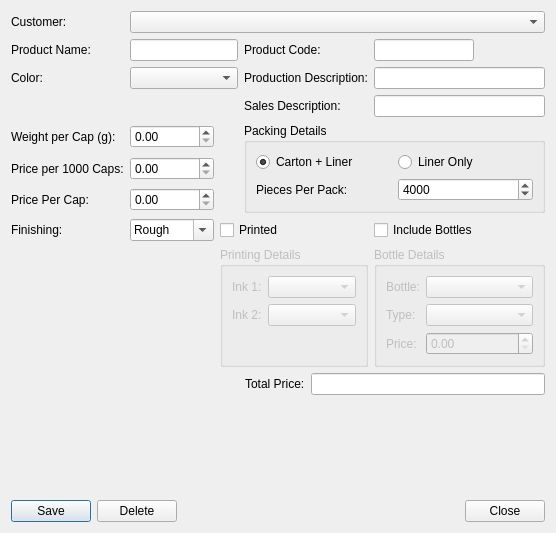
<?xml version="1.0" encoding="UTF-8"?>
<ui version="4.0">
 <class>ProductEditor</class>
 <widget class="QDialog" name="ProductEditor">
  <property name="geometry">
   <rect>
    <x>0</x>
    <y>0</y>
    <width>556</width>
    <height>533</height>
   </rect>
  </property>
  <property name="windowTitle">
   <string>Product Details</string>
  </property>
  <layout class="QVBoxLayout" name="verticalLayout">
   <item>
    <layout class="QGridLayout" name="gridLayout">
     <item row="7" column="2" colspan="2">
      <widget class="QCheckBox" name="chkPrinted">
       <property name="text">
        <string>Printed</string>
       </property>
      </widget>
     </item>
     <item row="8" column="2" colspan="2">
      <widget class="QGroupBox" name="groupBox_2">
       <property name="enabled">
        <bool>false</bool>
       </property>
       <property name="sizePolicy">
        <sizepolicy hsizetype="Preferred" vsizetype="Preferred">
         <horstretch>0</horstretch>
         <verstretch>0</verstretch>
        </sizepolicy>
       </property>
       <property name="title">
        <string>Printing Details</string>
       </property>
       <layout class="QGridLayout" name="gridLayout_3">
        <item row="1" column="0">
         <widget class="QLabel" name="label_10">
          <property name="text">
           <string>Ink 2:</string>
          </property>
         </widget>
        </item>
        <item row="0" column="1">
         <widget class="QComboBox" name="cboInk1">
          <property name="sizePolicy">
           <sizepolicy hsizetype="Preferred" vsizetype="Fixed">
            <horstretch>3</horstretch>
            <verstretch>0</verstretch>
           </sizepolicy>
          </property>
         </widget>
        </item>
        <item row="1" column="1">
         <widget class="QComboBox" name="cboInk2"/>
        </item>
        <item row="0" column="0">
         <widget class="QLabel" name="label_9">
          <property name="text">
           <string>Ink 1:</string>
          </property>
         </widget>
        </item>
        <item row="2" column="0">
         <spacer name="verticalSpacer_2">
          <property name="orientation">
           <enum>Qt::Vertical</enum>
          </property>
          <property name="sizeHint" stdset="0">
           <size>
            <width>20</width>
            <height>40</height>
           </size>
          </property>
         </spacer>
        </item>
       </layout>
      </widget>
     </item>
     <item row="8" column="4">
      <widget class="QGroupBox" name="groupBox_3">
       <property name="enabled">
        <bool>false</bool>
       </property>
       <property name="sizePolicy">
        <sizepolicy hsizetype="Expanding" vsizetype="Preferred">
         <horstretch>2</horstretch>
         <verstretch>0</verstretch>
        </sizepolicy>
       </property>
       <property name="title">
        <string>Bottle Details</string>
       </property>
       <layout class="QGridLayout" name="gridLayout_4">
        <item row="1" column="1">
         <widget class="QComboBox" name="cboBottleType"/>
        </item>
        <item row="0" column="0">
         <widget class="QLabel" name="label_11">
          <property name="text">
           <string>Bottle:</string>
          </property>
         </widget>
        </item>
        <item row="0" column="1">
         <widget class="QComboBox" name="cboBottleName">
          <property name="sizePolicy">
           <sizepolicy hsizetype="Preferred" vsizetype="Fixed">
            <horstretch>3</horstretch>
            <verstretch>0</verstretch>
           </sizepolicy>
          </property>
         </widget>
        </item>
        <item row="1" column="0">
         <widget class="QLabel" name="label_12">
          <property name="text">
           <string>Type:</string>
          </property>
         </widget>
        </item>
        <item row="2" column="0">
         <widget class="QLabel" name="label_13">
          <property name="text">
           <string>Price:</string>
          </property>
         </widget>
        </item>
        <item row="2" column="1">
         <widget class="QDoubleSpinBox" name="spinBottlePrice">
          <property name="maximum">
           <double>99999.000000000000000</double>
          </property>
         </widget>
        </item>
       </layout>
      </widget>
     </item>
     <item row="7" column="4">
      <widget class="QCheckBox" name="chkBottles">
       <property name="text">
        <string>Include Bottles</string>
       </property>
      </widget>
     </item>
     <item row="4" column="3" rowspan="3" colspan="2">
      <widget class="QGroupBox" name="groupBox">
       <property name="title">
        <string>Packing Details</string>
       </property>
       <layout class="QGridLayout" name="gridLayout_2">
        <item row="1" column="0">
         <widget class="QLabel" name="label_8">
          <property name="text">
           <string>Pieces Per Pack:</string>
          </property>
         </widget>
        </item>
        <item row="0" column="0">
         <widget class="QRadioButton" name="radioCartonAndLiner">
          <property name="text">
           <string>Carton + Liner</string>
          </property>
          <property name="checked">
           <bool>true</bool>
          </property>
         </widget>
        </item>
        <item row="0" column="1">
         <widget class="QRadioButton" name="radioLinerOnly">
          <property name="text">
           <string>Liner Only</string>
          </property>
         </widget>
        </item>
        <item row="1" column="1">
         <widget class="QSpinBox" name="spinPiecesPerPack">
          <property name="minimum">
           <number>1</number>
          </property>
          <property name="maximum">
           <number>999999999</number>
          </property>
          <property name="value">
           <number>4000</number>
          </property>
         </widget>
        </item>
       </layout>
      </widget>
     </item>
     <item row="7" column="0">
      <widget class="QLabel" name="label_15">
       <property name="text">
        <string>Finishing:</string>
       </property>
      </widget>
     </item>
     <item row="7" column="1">
      <widget class="QComboBox" name="cboFinishing">
       <property name="editable">
        <bool>true</bool>
       </property>
       <item>
        <property name="text">
         <string>Rough</string>
        </property>
       </item>
       <item>
        <property name="text">
         <string>Smooth</string>
        </property>
       </item>
      </widget>
     </item>
     <item row="2" column="3">
      <widget class="QLabel" name="label_16">
       <property name="text">
        <string>Production Description:</string>
       </property>
      </widget>
     </item>
     <item row="2" column="4">
      <widget class="QLineEdit" name="txtProductionDesc"/>
     </item>
     <item row="6" column="0">
      <widget class="QLabel" name="label_7">
       <property name="text">
        <string>Price Per Cap:</string>
       </property>
      </widget>
     </item>
     <item row="6" column="1">
      <widget class="QDoubleSpinBox" name="spinPricePerPiece">
       <property name="maximum">
        <double>999999999.000000000000000</double>
       </property>
      </widget>
     </item>
     <item row="2" column="1" colspan="2">
      <widget class="QComboBox" name="cboColor">
       <property name="editable">
        <bool>false</bool>
       </property>
      </widget>
     </item>
     <item row="2" column="0">
      <widget class="QLabel" name="label_6">
       <property name="text">
        <string>Color:</string>
       </property>
      </widget>
     </item>
     <item row="5" column="1">
      <widget class="QDoubleSpinBox" name="spinPrice">
       <property name="maximum">
        <double>999999999.000000000000000</double>
       </property>
      </widget>
     </item>
     <item row="1" column="1" colspan="2">
      <widget class="QLineEdit" name="txtProductName">
       <property name="sizePolicy">
        <sizepolicy hsizetype="Expanding" vsizetype="Fixed">
         <horstretch>0</horstretch>
         <verstretch>0</verstretch>
        </sizepolicy>
       </property>
      </widget>
     </item>
     <item row="4" column="1">
      <widget class="QDoubleSpinBox" name="spinWt">
       <property name="sizePolicy">
        <sizepolicy hsizetype="Fixed" vsizetype="Fixed">
         <horstretch>0</horstretch>
         <verstretch>0</verstretch>
        </sizepolicy>
       </property>
       <property name="maximum">
        <double>999998999.000000000000000</double>
       </property>
      </widget>
     </item>
     <item row="0" column="1" colspan="4">
      <widget class="QComboBox" name="cboCustomer"/>
     </item>
     <item row="0" column="0">
      <widget class="QLabel" name="label">
       <property name="text">
        <string>Customer:</string>
       </property>
      </widget>
     </item>
     <item row="1" column="3">
      <widget class="QLabel" name="label_3">
       <property name="text">
        <string>Product Code:</string>
       </property>
      </widget>
     </item>
     <item row="4" column="0">
      <widget class="QLabel" name="label_4">
       <property name="text">
        <string>Weight per Cap (g):</string>
       </property>
      </widget>
     </item>
     <item row="1" column="0">
      <widget class="QLabel" name="label_2">
       <property name="text">
        <string>Product Name:</string>
       </property>
      </widget>
     </item>
     <item row="5" column="0">
      <widget class="QLabel" name="label_5">
       <property name="text">
        <string>Price per 1000 Caps:</string>
       </property>
      </widget>
     </item>
     <item row="1" column="4">
      <widget class="QLineEdit" name="txtProductCode">
       <property name="maximumSize">
        <size>
         <width>100</width>
         <height>16777215</height>
        </size>
       </property>
      </widget>
     </item>
     <item row="3" column="3">
      <widget class="QLabel" name="label_17">
       <property name="text">
        <string>Sales Description:</string>
       </property>
      </widget>
     </item>
     <item row="3" column="4">
      <widget class="QLineEdit" name="txtSalesDesc"/>
     </item>
    </layout>
   </item>
   <item>
    <layout class="QHBoxLayout" name="horizontalLayout_2">
     <item>
      <spacer name="horizontalSpacer_2">
       <property name="orientation">
        <enum>Qt::Horizontal</enum>
       </property>
       <property name="sizeHint" stdset="0">
        <size>
         <width>40</width>
         <height>20</height>
        </size>
       </property>
      </spacer>
     </item>
     <item>
      <widget class="QLabel" name="label_14">
       <property name="text">
        <string>Total Price:</string>
       </property>
      </widget>
     </item>
     <item>
      <widget class="QLineEdit" name="txtTotalPrice">
       <property name="readOnly">
        <bool>true</bool>
       </property>
      </widget>
     </item>
    </layout>
   </item>
   <item>
    <spacer name="verticalSpacer">
     <property name="orientation">
      <enum>Qt::Vertical</enum>
     </property>
     <property name="sizeHint" stdset="0">
      <size>
       <width>20</width>
       <height>235</height>
      </size>
     </property>
    </spacer>
   </item>
   <item>
    <layout class="QHBoxLayout" name="horizontalLayout">
     <item>
      <widget class="QPushButton" name="cmdSave">
       <property name="text">
        <string>Save</string>
       </property>
      </widget>
     </item>
     <item>
      <widget class="QPushButton" name="cmdDelete">
       <property name="text">
        <string>Delete</string>
       </property>
      </widget>
     </item>
     <item>
      <spacer name="horizontalSpacer">
       <property name="orientation">
        <enum>Qt::Horizontal</enum>
       </property>
       <property name="sizeHint" stdset="0">
        <size>
         <width>40</width>
         <height>20</height>
        </size>
       </property>
      </spacer>
     </item>
     <item>
      <widget class="QPushButton" name="cmdClose">
       <property name="text">
        <string>Close</string>
       </property>
      </widget>
     </item>
    </layout>
   </item>
  </layout>
 </widget>
 <tabstops>
  <tabstop>cboCustomer</tabstop>
  <tabstop>txtProductName</tabstop>
  <tabstop>txtProductCode</tabstop>
  <tabstop>cboColor</tabstop>
  <tabstop>spinWt</tabstop>
  <tabstop>spinPrice</tabstop>
  <tabstop>spinPricePerPiece</tabstop>
  <tabstop>radioCartonAndLiner</tabstop>
  <tabstop>radioLinerOnly</tabstop>
  <tabstop>spinPiecesPerPack</tabstop>
  <tabstop>cboInk1</tabstop>
  <tabstop>cboInk2</tabstop>
  <tabstop>cmdSave</tabstop>
  <tabstop>cmdDelete</tabstop>
  <tabstop>cmdClose</tabstop>
 </tabstops>
 <resources/>
 <connections>
  <connection>
   <sender>cmdClose</sender>
   <signal>clicked()</signal>
   <receiver>ProductEditor</receiver>
   <slot>reject()</slot>
   <hints>
    <hint type="sourcelabel">
     <x>545</x>
     <y>522</y>
    </hint>
    <hint type="destinationlabel">
     <x>502</x>
     <y>286</y>
    </hint>
   </hints>
  </connection>
  <connection>
   <sender>chkPrinted</sender>
   <signal>toggled(bool)</signal>
   <receiver>groupBox_2</receiver>
   <slot>setEnabled(bool)</slot>
   <hints>
    <hint type="sourcelabel">
     <x>337</x>
     <y>182</y>
    </hint>
    <hint type="destinationlabel">
     <x>337</x>
     <y>293</y>
    </hint>
   </hints>
  </connection>
  <connection>
   <sender>chkBottles</sender>
   <signal>toggled(bool)</signal>
   <receiver>groupBox_3</receiver>
   <slot>setEnabled(bool)</slot>
   <hints>
    <hint type="sourcelabel">
     <x>397</x>
     <y>173</y>
    </hint>
    <hint type="destinationlabel">
     <x>397</x>
     <y>196</y>
    </hint>
   </hints>
  </connection>
 </connections>
</ui>
